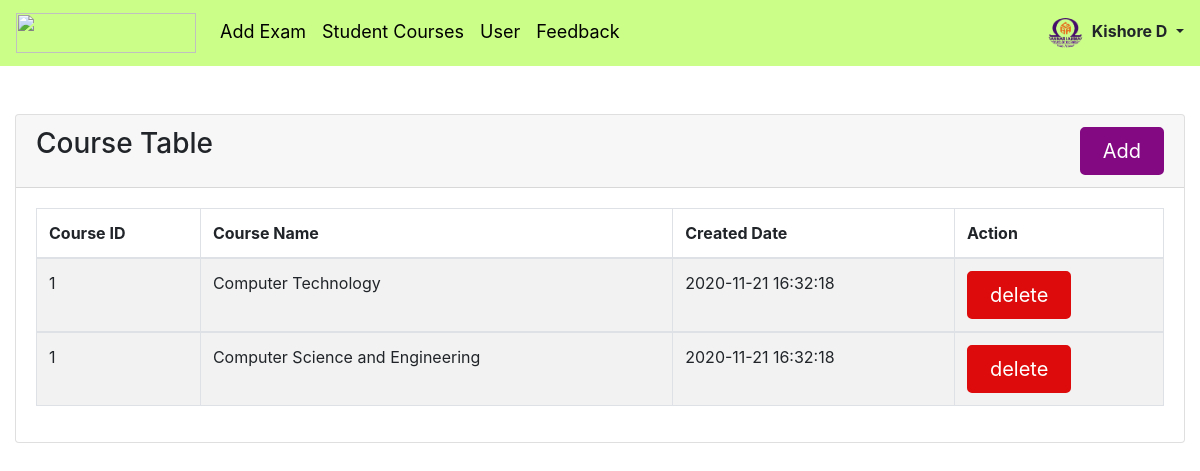
/master/course.php (signed in), run on the app's committed database.
### tables this page shows
CREATE TABLE IF NOT EXISTS `admin_table` (
  `admin_id` int NOT NULL AUTO_INCREMENT,
  `admin_name` varchar(50) NOT NULL,
  `admin_email_address` varchar(150) NOT NULL,
  `admin_password` varchar(150) NOT NULL,
  `admin_gender` varchar(50) NOT NULL,
  `admin_course` varchar(50) NOT NULL,
  `admin_DOB` varchar(50) NOT NULL,
  `admin_contact` varchar(15) NOT NULL,
  `admin_level` varchar(50) NOT NULL,
  `admin_verfication_code` varchar(100) NOT NULL,
  `admin_type` enum('master','sub_master') NOT NULL,
  `admin_created_on` datetime NOT NULL,
  `email_verified` enum('no','yes') NOT NULL,
  PRIMARY KEY (`admin_id`)
);

CREATE TABLE IF NOT EXISTS `course_table` (
  `course_id` int NOT NULL,
  `course_name` varchar(50) NOT NULL,
  `create_date` datetime NOT NULL DEFAULT CURRENT_TIMESTAMP
);

### master/Examination.php (called while the page is built, shortened)
<?php
class Examination
{
	var $connect;
	var $query;
	var $data;
	var $statement;
	function __construct()
	{
		$this->host = 'localhost';
		$this->username = 'root';
		$this->password = '';
		$this->database = 'online_examination';
		$this->connect = new PDO("mysql:host=$this->host; dbname=$this->database", "$this->username", "$this->password");
	}
	function execute_query()
	{
		$this->statement = $this->connect->prepare($this->query);
		$this->statement->execute($this->data);
	}
	function query_result()
	{
		$this->execute_query();
		return $this->statement->fetchAll();
	}
}
?>

### master/course.php (the view, shortened to what this page needs)
<?php
include('header.php');
?>
<br ><br>
<div class="card">
	<div class="card-header">
		<div class="row">
			<div class="col-md-9">
				<h3 class="panel-title">Course Table</h3>
			</div>
			<div class="col-md-3" align="right">
			<button type="button" id="add_button" class="btn info btn-sm">Add</button>
			</div>
		</div>
	</div>
	<div class="card-body">
		<div class="table-responsive">
			<table id="exam_data_table" class="table table-bordered table-striped table-hover">
				<thead>
					<tr>
						<th>Course ID</th>
						<th>Course Name</th>
						<th>Created Date</th>
						<th>Action</th>
					</tr>
                </thead>
                <tbody>
                    <?php $exam->query = "SELECT * FROM course_table";
$result = $exam->query_result();
foreach($result as $row)
{
?>
                <tr>
                <td><?php echo $row['course_id'];?></td>
				<td><?php echo $row['course_name'];?></td>
				<td><?php echo $row['create_date'];?></td>
				<td><a class="btn danger" href="course.php?del=<?php echo $row['course_id'];?>">delete</a></td>
                </tr>
                </tbody>
                <?php }  ?>
			</table>
		</div>
	</div>
</div>

### master/header.php (shortened to what this page needs)
<?php
include('Examination.php');
$exam = new Examination;
$exam->admin_session_private();
?>
<!DOCTYPE html>
<html lang="en">
<head>
    <link rel="stylesheet" href="style1/bootstrap.min.css">
    <link rel="stylesheet" href="style1/Datatables.bootstrap4.min.css">
    <link rel="stylesheet" href="../style/style.css" />
    <link rel="stylesheet" href="../style/bootstrap-datetimepicker.css" />
    <link href="../style/button.css" rel="stylesheet" type="text/css">
</head>
<body>
    <nav class="navbar navbar-expand-sm  navbar-light   " style="background-color: #CBFE89 ;">
        <a class="navbar-brand" href="index.php">
            <img src="https://www.bitsathy.ac.in/assets/images/headlogo.svg" width="180" height="40" alt="">
        </a>
        <div class="collapse navbar-collapse" id="collapsibleNavbar">
            <ul class="navbar-nav mr-auto">
                <li class="nav-item">
                    <div class="topnav"><a style="color: black;" class="nav-link" href="exam.php">Add  Exam</a></div>
                </li>
                <li class="nav-item">
                    <div class="topnav"> <a style="color: black;" class="nav-link" href="course.php">Student Courses</a></div>
                </li>
                <li class="nav-item">
                    <div class="topnav"><a style="color: black;" class="nav-link" href="user.php">User</a></div>
                </li>
                <li class="nav-item">
                    <div class="topnav"> <a style="color: black;" class="nav-link" href="staff_feedback.php">Feedback</a></div>
                </li>
            </ul>
        <?php
        if (isset($_SESSION['admin_id'])) {
          $exam->query = "
SELECT * FROM admin_table
WHERE admin_id = '" . $_SESSION['admin_id'] . "'
";
          $result = $exam->query_result();
          foreach ($result as $row)
        ?>
            <form class="form-inline my-2 my-lg-0">
            <div class="dropdown "> &emsp;&nbsp;&nbsp;&nbsp;
              <a class="dropdown-toggle" padding="10dp" type="button" data-toggle="dropdown">&nbsp;&nbsp;&nbsp;&nbsp; <img class="rounded-circle" width="35" height="30" alt="100x100" src="../include/bit1.png" data-holder-rendered="true">&nbsp;&nbsp;<b><?php echo $row["admin_name"]; ?></b>
                <span class="caret"></span></a>
            </div>
      </div>
      <?php
        }
  ?>
    </nav>
    <div class="container-fluid">

### style/button.css (style rules this page uses)
.btn { border: 3px solid white; border-radius: 5px; padding: 6px 20px; font-size: 20px; cursor: pointer; }
.info { background-color: #830983; border-color: #830983; color: white; }
.danger { background-color: #dd0b0b; border-color: #dd0b0b; color: white; }

### master/header.php (style rules this page uses)
.topnav { overflow: hidden; font-size: 18px; float: left; color: blue; }
.topnav a { text-decoration: none; border-bottom: 3px solid transparent; }

### data on the page
admin_table: admin_name "Kishore D"
course_table: course "1", course_name "Computer Technology", create_date "2020-11-21 16:32:18"
course_table: course "1", course_name "Computer Science and Engineering", create_date "2020-11-21 16:32:18"
